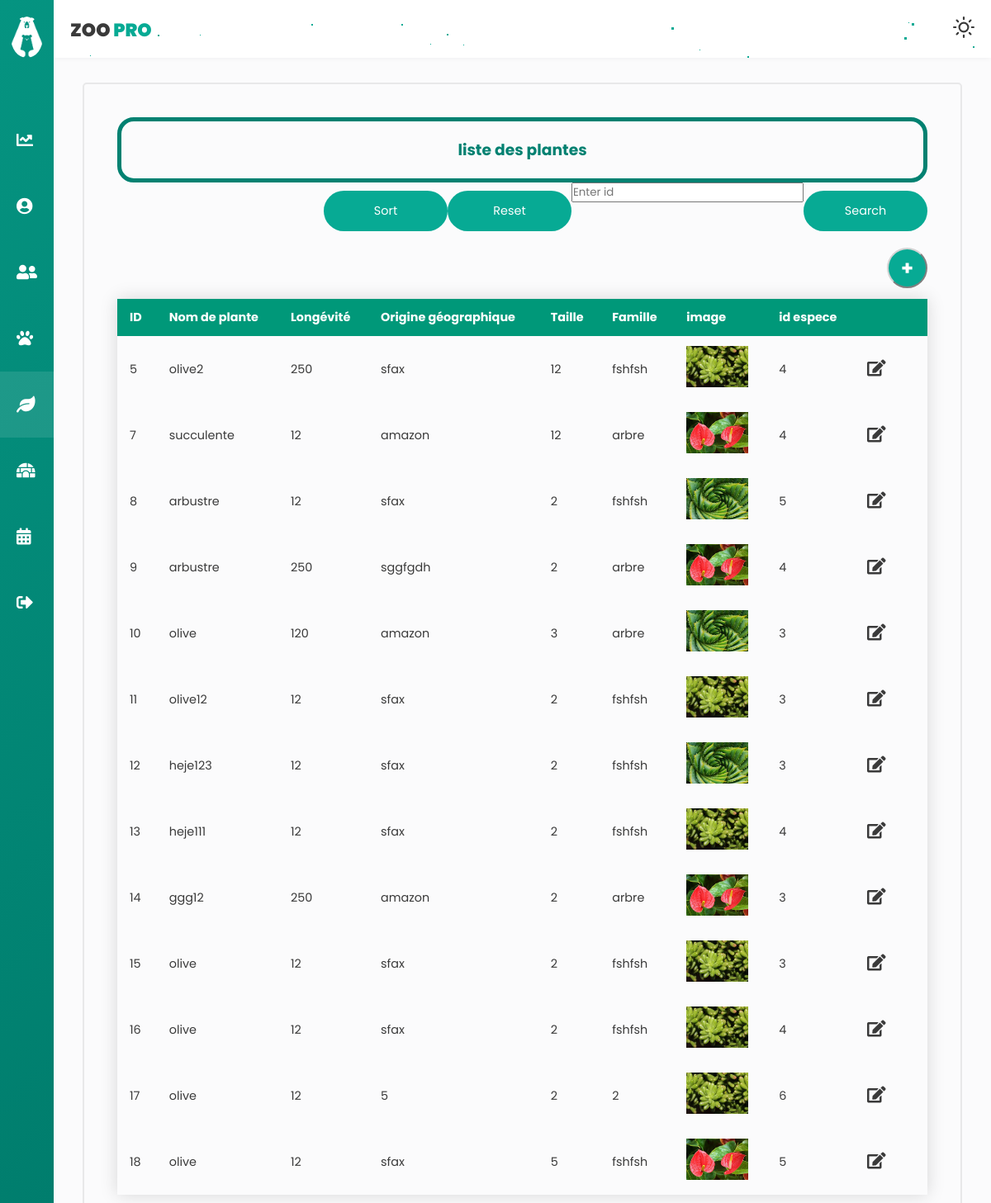
Screenshot of /planteC/afficherList (signed in) with the database file from the repository.
### tables this page shows
CREATE TABLE `plante` (
  `idP` int(11) NOT NULL,
  `nomP` varchar(255) NOT NULL,
  `longevite` int(255) NOT NULL,
  `origine` varchar(255) NOT NULL,
  `taille` float NOT NULL,
  `famille` varchar(255) NOT NULL,
  `image` varchar(500) NOT NULL,
  `idespece` int(11) DEFAULT NULL
);

### app/libraries/Core.php (called while the page is built, shortened)
<?php
  class Core {
    protected $currentMethod = 'index';
    public function __construct(){
      $url = $this->getUrl();
      if(isset($url[0])){
      if(file_exists('../app/controllers/' . ucwords($url[0]). '.php')){
        unset($url[0]);
      }
    }
      $this->currentController = new $this->currentController;
      if(isset($url[1])){
        if(method_exists($this->currentController, $url[1])){
          $this->currentMethod = $url[1];
          unset($url[1]);
        }
      }
      $this->params = $url ? array_values($url) : [];
      call_user_func_array([$this->currentController, $this->currentMethod], $this->params);
    }
    public function getUrl(){
      if(isset($_GET['url'])){
        $url = rtrim($_GET['url'], '/');
        $url = filter_var($url, FILTER_SANITIZE_URL);
        $url = explode('/', $url);
        return $url;
      }
    }
  }

### app/require.php (called while the page is built, shortened)
<?php
    require_once 'libraries/Core.php';
    require_once 'libraries/Controller.php';
    require_once 'libraries/Database.php';
    $init = new Core();

### public/index.php (called while the page is built)
<?php
    require_once '../app/require.php';

### app/libraries/Database.php (called while the page is built, shortened)
<?php
    class Database {
        private $dbHost = DB_HOST;
        private $dbUser = DB_USER;
        private $dbPass = DB_PASS;
        private $dbName = DB_NAME;
        private $statement;
        private $dbHandler;
        public function __construct() {
            $conn = 'mysql:host=' . $this->dbHost . ';dbname=' . $this->dbName;
            $options = array(
                PDO::ATTR_PERSISTENT => true,
                PDO::ATTR_ERRMODE => PDO::ERRMODE_EXCEPTION
            );
            try {
                $this->dbHandler = new PDO($conn, $this->dbUser, $this->dbPass, $options);
            } catch (PDOException $e) {
                $this->error = $e->getMessage();
                echo $this->error;
            }
        }
        public function query($sql) {
            $this->statement = $this->dbHandler->prepare($sql);
        }
        public function execute() {
            return $this->statement->execute();
        }
        public function resultSet() {
            $this->execute();
            return $this->statement->fetchAll();
        }
    }

### app/models/planteM.php (called while the page is built, shortened)
<?php
class planteM
{
    private $db;
    public function __construct()
    {
        $this->db = new Database;
    }
    public function afficherplante(){
        $this->db->query('SELECT * FROM plante ');
        return $this->db->resultSet();
    }
    public function listespeceID()
    {
        $this->db->query('SELECT idE FROM `espece`');
        return $this->db->resultSet();
    }
}

### app/controllers/planteC.php (the view, shortened to what this page needs)
<?php
class planteC extends Controller
{
    public function __construct()
    {
        $this->planteModel = $this->model('planteM');
    }
    public function afficherList($error = '')
    {
        $tab = $this->planteModel->afficherplante();
        $data = [
            'tab' => '',
            'idespece' => '',
            'nombre'=> '',
            'errorAffiche' => ''
        ];
        if (isset($error)) {
            $errorTab = explode("-", $error);
            if ($errorTab[0] == 'err') {
                array_shift($errorTab);
                $data['errorAdd'] = implode(" ", $errorTab);
            }
            else if ($errorTab[0] == 'errUp') {
                array_shift($errorTab);
                $data['errorUpdate'] = implode(" ", $errorTab);
            }
            else {
                $data['errorAdd'] = '';
                $data['errorUpdate'] = '';
            }
        }
        foreach ($tab as $key => $value) {
            $data['tab'] .= '<tr class="tblRows" data='.$value[0]."-".$value[1]."-".$value[2]."-".$value[3]."-".$value[4]."-".$value[5]."-".$value[6]."-".$value[7].'>
            <td >'. $value[0] .'</td>
            <td>'. $value[1] .'</td>
            <td>'. $value[2] .'</td>
            <td>'. $value[3] .'</td>
            <td>'. $value[4] .'</td>
            <td>'. $value[5] .'</td>
            <td> <img src="../public/img/' . $value[6] . '" width = "75" height = "50"/></td>
            <td>'. $value[7] .'</td>
            <td> <i class="fas fa-edit updateButton" onclick="openFormModifier()"  >
        </tr>';
        }
        $idespece = $this->planteModel->listespeceID();
        foreach ($idespece as $key => $value)
        {
            $data['idespece'] .= '<option value="'.$value[0].'">'.$value[0].'</option>';
        }
        $this->view('plante', $data);
    }
}

### app/libraries/Controller.php (shortened to what this page needs)
<?php
    class Controller {
        public function model($model) {
            return new $model();
        }
        public function view($view, $data = []) {
            if (file_exists('../app/views/' . $view . '.php')) {
                require_once '../app/views/' . $view . '.php';
            } else {
                die("View does not exists.");
            }
        }
    }

### app/views/plante.php (shortened to what this page needs)
<!DOCTYPE html>
<html lang="en">
<head>
    <link rel="stylesheet" href="https://cdnjs.cloudflare.com/ajax/libs/font-awesome/5.12.0-2/css/all.min.css" />
    <link rel="stylesheet" href="<?php echo URLROOT ?>/public/css/style.css" />
    <link rel="stylesheet" href="<?php echo URLROOT ?>/public/css/plante.css" />
</head>
<body>
    <div class="wrapper collapse">
        <header>
            <div id="stars2"></div>
            <div id="stars3"></div>
            <div class="left_area">
                <h3>Zoo <span>Pro</span></h3>
            </div>
            <div class="right_area">
                <a href="#" id="themeButton">
                </a>
            </div>
        </header>
        <div class="sidebar">
            <div class="sidebar-menu">
                <li class="logo">
                    <img src="<?php echo URLROOT ?>/public/img/logo.png" alt="logo" />
                </li>
                <li class="item">
                    <a href="<?php echo URLROOT ?>/pages/dashboard" class="menu-btn">
                        <i class="fas fa-chart-line"></i><span> Dashboard</span>
                    </a>
                </li>
                <li class="item">
                    <a href="<?php echo URLROOT ?>/pages/usersV" class="menu-btn">
                        <i class="fas fa-user-circle"></i><span> Profile</span>
                    </a>
                </li>
                <li class="item ">
                    <a href="<?php echo URLROOT ?>/pages/regime" class="menu-btn">
                        <i class="fas fa-user-friends"></i><span>Employés</span>
                    </a>
                </li>
                <li class="item" id="profile">
                    <a href="#" class="menu-btn profilebtn">
                        <i class="fas fa-paw"></i><span> Animaux<i class="fas fa-chevron-down drop-down"></i></span>
                    </a>
                </li>
                <li class="item active " id="messages">
                    <a href="#" class="menu-btn">
                        <i class="fas fa-leaf"></i><span>Végetation<i class="fas fa-chevron-down drop-down"></i></span>
                    </a>
                </li>
                <li class="item" id="settings">
                    <a href="#" class="menu-btn">
                        <i class="fas fa-igloo"></i><span>Enclos<i class="fas fa-chevron-down drop-down"></i></span>
                    </a>
                </li>
                <li class="item" id="event">
                    <a href="#" class="menu-btn">
                        <i class="fas fa-calendar-alt"></i><span> Evénements<i class="fas fa-chevron-down drop-down"></i></span>
                    </a>
                </li>
                <li class="item">
                    <a href="<?php echo URLROOT; ?>/users/logout" class="menu-btn">
                        <i class="fas fa-sign-out-alt"></i><span> Logout</span>
                    </a>
                </li>
            </div>
        </div>
        <div class="main-container">
            <div class="card">
                <div class="firstRow" id="firstRow">
                    <h3 id="titreTab">liste des plantes </h3>
                </div>
                <form class="content" action="<?php echo URLROOT; ?>/planteC/getplante" method="POST">
                 <input class="btn" type="submit" value="Search" name="search_plante" style="float: right;" />
                 <input type="text" placeholder="Enter id" name="idP" autocomplete="off" style="float: right;" class="input-fieldSearch" />
                 </form>
                <form class="content" action="<?php echo URLROOT; ?>/planteC/afficherList" method="POST">
                 <input class="btn" type="submit" value="Reset" name="reset_plante" style="float: right;" />
                 </form>
                <form class="content" action="<?php echo URLROOT; ?>/planteC/sortplante" method="POST">
                 <input class="btn" type="submit" value="Sort" name="sort_plante" style="float: right;" />
                 </form>
                <button class="AddbuttonStyle" id="addButtonToList" onclick="openFormAjouter()">+</button>
                <table class="styled-table" id="tableplante">
                    <thead>
                        <tr>
                            <th>ID</th>
                            <th>Nom de plante </th>
                            <th>Longévité</th>
                            <th>Origine géographique</th>
                            <th>Taille</th>
                            <th>Famille</th>
                            <th>image</th>
                            <th>id espece</th>
                            <th></th>
                            <th></th>
                        </tr>
                    </thead>
                    <?php if (isset($data['tab'])) {
                        echo $data['tab'];
                    } ?>
                </table>
            </div>
        </div>
    </div>
</body>

### public/css/plante.css (style rules this page uses)
#titreTab { -webkit-animation-duration: 8s; animation-duration: 8s; -webkit-animation-name: slidein; animation-name: slidein; -webkit-animation-iteration-count: infinite; animation-iteration-count: infinite; }
.card { color: var(--tc); margin-bottom: 10px; border-radius: 5px; border: solid 2px #e8e8e9; padding: 40px; width: 100%; margin-left: 5px; margin-right: 5px; }
.AddbuttonStyle { width: 5%; background-color: var(--accent); outline: none; height: 49px; border-color: lightgray; border-radius: 49px; color: #fff; margin: 10px 0; font-weight: bold; font-size: 1.5rem; cursor: pointer; -webkit-transition: 0.5s; transition: 0.5s; margin-left: 95%; }
.main-container { display: -webkit-box; display: -ms-flexbox; display: flex; -ms-flex-wrap: wrap; flex-wrap: wrap; }
.firstRow { border: solid 1px #018171; border-radius: 20px; border-width: thick; color: #018171; text-align: center; padding: 20px; }
.styled-table { border-collapse: collapse; margin: 3px 0; font-size: 0.9em; font-family: sans-serif; width: 100%; -webkit-box-shadow: 0 0 20px rgba(0, 0, 0, 0.15); box-shadow: 0 0 20px rgba(0, 0, 0, 0.15); }
.styled-table thead tr { background-color: #009879; color: #ffffff; text-align: left; }
.styled-table th, .styled-table td { padding: 12px 15px; }
#addButtonToList { margin-left: 95%; }
.updateButton { cursor: pointer; font-size: 20px; font-weight: bold; }

### rows the page displays
plante: idP "5", nomP "olive2", longevite "250", origine "sfax", taille "12", famille "fshfsh", image (picture), idespece "4"
plante: idP "7", nomP "succulente", longevite "12", origine "amazon", taille "12", famille "arbre", image (picture), idespece "4"
plante: idP "8", nomP "arbustre", longevite "12", origine "sfax", taille "2", famille "fshfsh", image (picture), idespece "5"
plante: idP "9", nomP "arbustre", longevite "250", origine "sggfgdh", taille "2", famille "arbre", image (picture), idespece "4"
plante: idP "10", nomP "olive", longevite "120", origine "amazon", taille "3", famille "arbre", image (picture), idespece "3"
plante: idP "11", nomP "olive12", longevite "12", origine "sfax", taille "2", famille "fshfsh", image (picture), idespece "3"
plante: idP "12", nomP "heje123", longevite "12", origine "sfax", taille "2", famille "fshfsh", image (picture), idespece "3"
plante: idP "13", nomP "heje111", longevite "12", origine "sfax", taille "2", famille "fshfsh", image (picture), idespece "4"
plante: idP "14", nomP "ggg12", longevite "250", origine "amazon", taille "2", famille "arbre", image (picture), idespece "3"
plante: idP "15", nomP "olive", longevite "12", origine "sfax", taille "2", famille "fshfsh", image (picture), idespece "3"
plante: idP "16", nomP "olive", longevite "12", origine "sfax", taille "2", famille "fshfsh", image (picture), idespece "4"
plante: idP "17", nomP "olive", longevite "12", origine "5", taille "2", famille "2", image (picture), idespece "6"
plante: idP "18", nomP "olive", longevite "12", origine "sfax", taille "5", famille "fshfsh", image (picture), idespece "5"
